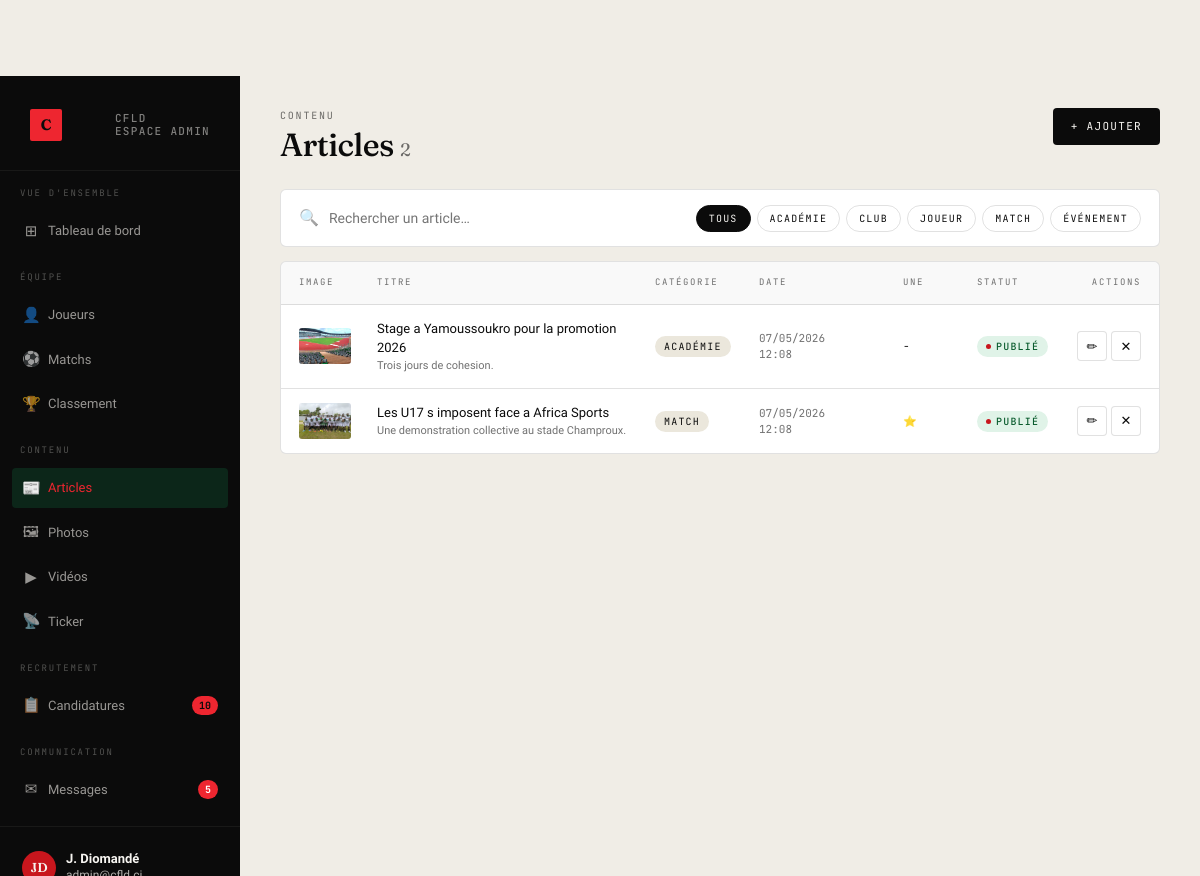
The app's page /admin-cfld/articles/ (signed in) with its own data.
### medias/models.py (models this page shows, shortened)
class Article(models.Model):
    CATEGORIE_CHOICES = [
        ('academie', 'Académie'),
        ('club', 'Club'),
        ('joueur', 'Joueur'),
        ('match', 'Match'),
        ('evenement', 'Événement'),
    ]
    titre = models.CharField(max_length=200)
    accroche = models.CharField(max_length=300, blank=True)
    contenu = models.TextField()
    image = models.ImageField(upload_to='articles/', blank=True, null=True)
    categorie = models.CharField(max_length=20, choices=CATEGORIE_CHOICES, default='club')
    date_publication = models.DateTimeField(default=timezone.now)
    en_une = models.BooleanField(default=False)
    publie = models.BooleanField(default=True)
    class Meta:
        ordering = ['-date_publication']
        verbose_name = 'Article'
        verbose_name_plural = 'Articles'

### recrutement/admin_views.py (the view)
# urls.py: path('articles/',                   v.admin_articles,      name='admin_articles'),
@staff_required
def admin_articles(request):
    q   = request.GET.get('q', '')
    cat = request.GET.get('cat', 'all')
    qs  = Article.objects.all()
    if q:
        qs = qs.filter(titre__icontains=q)
    if cat != 'all':
        qs = qs.filter(categorie=cat)
    ctx = _base_ctx(request, 'articles')
    ctx.update({'articles': qs, 'q': q, 'cat_actif': cat,
                'total': Article.objects.count()})
    return render(request, 'admin_cfld/articles.html', ctx)

### recrutement/admin_views.py (called while the page is built)
def staff_required(view_func):
    @wraps(view_func)
    def wrapper(request, *args, **kwargs):
        if not request.user.is_authenticated or not request.user.is_staff:
            return redirect('login')
        return view_func(request, *args, **kwargs)
    return wrapper

def _base_ctx(request, section=''):
    return {
        'pending_count': Candidature.objects.filter(statut='pending').count(),
        'unread_count':  Message.objects.filter(lu=False).count(),
        'section':       section,
    }

### templates/admin_cfld/articles.html (shortened to what this page needs)
{% extends "admin_cfld/base.html" %}
{% block content %}
<div class="page-header">
  <div>
    <span class="eyebrow">Contenu</span>
    <h1>Articles <span style="font-size:18px;color:var(--muted);font-weight:400;">{{ total }}</span></h1>
  </div>
  <div class="hd-actions">
    <a href="{% url 'admin_article_add' %}" style="display:inline-flex;align-items:center;gap:8px;background:var(--ink);color:var(--paper);padding:10px 18px;border-radius:4px;font-family:var(--font-mono);font-size:11px;letter-spacing:.12em;text-transform:uppercase;text-decoration:none;">
      + Ajouter
    </a>
  </div>
</div>
<form method="get">
  <div class="filter-bar">
    <div class="search-wrap">
      <span class="ico">🔍</span>
      <input type="text" name="q" value="{{ q }}" placeholder="Rechercher un article…">
    </div>
    <div class="f-pills">
      <a href="?" class="f-pill {% if cat_actif == 'all' %}active{% endif %}">Tous</a>
      <a href="?cat=academie{% if q %}&q={{ q }}{% endif %}" class="f-pill {% if cat_actif == 'academie' %}active{% endif %}">Académie</a>
      <a href="?cat=club{% if q %}&q={{ q }}{% endif %}" class="f-pill {% if cat_actif == 'club' %}active{% endif %}">Club</a>
      <a href="?cat=joueur{% if q %}&q={{ q }}{% endif %}" class="f-pill {% if cat_actif == 'joueur' %}active{% endif %}">Joueur</a>
      <a href="?cat=match{% if q %}&q={{ q }}{% endif %}" class="f-pill {% if cat_actif == 'match' %}active{% endif %}">Match</a>
      <a href="?cat=evenement{% if q %}&q={{ q }}{% endif %}" class="f-pill {% if cat_actif == 'evenement' %}active{% endif %}">Événement</a>
    </div>
  </div>
</form>
<div class="t-wrap">
  <div class="t-row t-head" style="grid-template-columns:64px 1fr 90px 130px 60px 70px 80px;">
    <div>Image</div>
    <div>Titre</div>
    <div>Catégorie</div>
    <div>Date</div>
    <div>Une</div>
    <div>Statut</div>
    <div style="text-align:right;">Actions</div>
  </div>
  {% for a in articles %}
  <div class="t-row" id="row-a{{ a.pk }}" style="grid-template-columns:64px 1fr 90px 130px 60px 70px 80px;">
    <div>
      {% if a.image %}
        <img src="{{ a.image.url }}" alt="" style="width:52px;height:36px;object-fit:cover;border-radius:3px;display:block;">
      {% else %}
        <div style="width:52px;height:36px;background:var(--paper-2);border-radius:3px;display:grid;place-items:center;font-size:18px;">📰</div>
      {% endif %}
    </div>
    <div>
      <div style="font-weight:500;font-size:13px;">{{ a.titre|truncatechars:60 }}</div>
      {% if a.accroche %}<div style="font-size:11px;color:var(--muted);">{{ a.accroche|truncatechars:80 }}</div>{% endif %}
    </div>
    <div><span class="pill">{{ a.get_categorie_display }}</span></div>
    <div style="font-family:var(--font-mono);font-size:11px;color:var(--muted);">{{ a.date_publication|date:"d/m/Y" }}<br>{{ a.date_publication|date:"H:i" }}</div>
    <div style="font-family:var(--font-mono);font-size:11px;">{% if a.en_une %}⭐{% else %}-{% endif %}</div>
    <div>
      {% if a.publie %}
        <span class="badge-status bs-publie">Publié</span>
      {% else %}
        <span class="badge-status bs-brouillon">Brouillon</span>
      {% endif %}
    </div>
    <div class="actions">
      <a href="{% url 'admin_article_edit' a.pk %}" class="t-btn" title="Modifier">✏</a>
      <button class="t-btn del" title="Supprimer" onclick="confirmDelete('{% url 'admin_article_delete' a.pk %}', document.getElementById('row-a{{ a.pk }}'))">✕</button>
    </div>
  </div>
  {% empty %}
  <div class="empty-state">Aucun article</div>
  {% endfor %}
</div>
{% endblock %}

### templates/admin_cfld/base.html (shortened to what this page needs)
{% load static %}
<!doctype html>
<html lang="fr">
<head>
<link rel="stylesheet" href="{% static 'style.css' %}">
</head>
<body>
<div class="admin-shell">
  <aside class="sidebar">
    <div class="sidebar-top">
      <a href="{% url 'admin_dashboard' %}" class="sidebar-brand">
        <span class="bm">C</span>
        <span class="bt">CFLD<br>Espace admin</span>
      </a>
    </div>
    <nav class="sidebar-nav">
      <div class="nav-section">Vue d'ensemble</div>
      <a href="{% url 'admin_dashboard' %}" {% if section == 'dashboard' %}class="active"{% endif %}>
        <span class="icon">⊞</span><span class="lbl">Tableau de bord</span>
      </a>
      <div class="nav-section">Équipe</div>
      <a href="{% url 'admin_joueurs' %}" {% if section == 'joueurs' %}class="active"{% endif %}>
        <span class="icon">👤</span><span class="lbl">Joueurs</span>
      </a>
      <a href="{% url 'admin_matchs' %}" {% if section == 'matchs' %}class="active"{% endif %}>
        <span class="icon">⚽</span><span class="lbl">Matchs</span>
      </a>
      <a href="{% url 'admin_classement' %}" {% if section == 'classement' %}class="active"{% endif %}>
        <span class="icon">🏆</span><span class="lbl">Classement</span>
      </a>
      <div class="nav-section">Contenu</div>
      <a href="{% url 'admin_articles' %}" {% if section == 'articles' %}class="active"{% endif %}>
        <span class="icon">📰</span><span class="lbl">Articles</span>
      </a>
      <a href="{% url 'admin_photos' %}" {% if section == 'photos' %}class="active"{% endif %}>
        <span class="icon">🖼</span><span class="lbl">Photos</span>
      </a>
      <a href="{% url 'admin_videos' %}" {% if section == 'videos' %}class="active"{% endif %}>
        <span class="icon">▶</span><span class="lbl">Vidéos</span>
      </a>
      <a href="{% url 'admin_ticker' %}" {% if section == 'ticker' %}class="active"{% endif %}>
        <span class="icon">📡</span><span class="lbl">Ticker</span>
      </a>
      <div class="nav-section">Recrutement</div>
      <a href="{% url 'admin_candidatures' %}" {% if section == 'candidatures' %}class="active"{% endif %}>
        <span class="icon">📋</span><span class="lbl">Candidatures</span>
        {% if pending_count %}<span class="badge">{{ pending_count }}</span>{% endif %}
      </a>
      <div class="nav-section">Communication</div>
      <a href="{% url 'admin_messages' %}" {% if section == 'messages' %}class="active"{% endif %}>
        <span class="icon">✉</span><span class="lbl">Messages</span>
        {% if unread_count %}<span class="badge red">{{ unread_count }}</span>{% endif %}
      </a>
    </nav>
    <div class="sidebar-footer">
      <div class="sidebar-user">
        <div class="av">{{ request.user.first_name|slice:":1"|upper }}{{ request.user.last_name|slice:":1"|upper }}</div>
        <div class="info">
          <strong>{{ request.user.get_full_name|default:request.user.username }}</strong>
        </div>
      </div>
    </div>
  </aside>
  <main class="admin-main">
    {% block content %}{% endblock %}
  </main>
</div>
</body>
</html>

### assets/style.css (style rules this page uses)
:root { --green: #c8161d; --green-deep: #8a0d12; --green-bright: #ee2630; --ink: #0b0b0b; --paper: #f7f5f1; --paper-2: #ebe7dc; --line: rgba(11,11,11,0.12); --line-strong: rgba(11,11,11,0.85); --muted: rgba(11,11,11,0.58); --font-display: "Fraunces", "Times New Roman", serif; --font-text: "Inter Tight", "Helvetica Neue", Arial, sans-serif; --font-mono: "JetBrains Mono", "Menlo", monospace; --display-tracking: -0.02em; --display-weight: 500; --display-italic: 0; }
* { box-sizing: border-box; }
html, body { margin: 0; padding: 0; overflow-x: hidden; }
body { font-family: var(--font-text); color: var(--ink); background: var(--paper); -webkit-font-smoothing: antialiased; text-rendering: optimizeLegibility; line-height: 1.5; }
img { max-width: 100%; display: block; }
a { color: inherit; text-decoration: none; }
button { font: inherit; cursor: pointer; border: 0; background: none; color: inherit; }
.display, h1, h2, h3 { font-family: var(--font-display); font-weight: var(--display-weight); letter-spacing: var(--display-tracking); font-style: var(--display-italic) ? italic : normal; line-height: 1.02; margin: 0; }
h1 { font-size: clamp(56px, 8vw, 132px); }
.eyebrow { font-family: var(--font-mono); font-size: 11px; letter-spacing: 0.18em; text-transform: uppercase; color: var(--muted); }
body { padding-top: 76px; }

### records on screen
Article: image (picture), titre "Stage a Yamoussoukro pour la promotion 2026", accroche "Trois jours de cohesion.", categorie "ACADÉMIE", date_publication "07/05/2026", date_publication "12:08", publie "PUBLIÉ"
Article: image (picture), titre "Les U17 s imposent face a Africa Sports", accroche "Une demonstration collective au stade Champroux.", categorie "MATCH", date_publication "07/05/2026", date_publication "12:08", publie "PUBLIÉ"

### other values on screen
{{ pending_count }} "10"
{{ unread_count }} "5"
{{ request.user.first_name|slice:":1"|upper }} "J"
{{ request.user.last_name|slice:":1"|upper }} "D"
{{ request.user.get_full_name|default:request.user.username }} "J. Diomandé"
{{ total }} "2"
